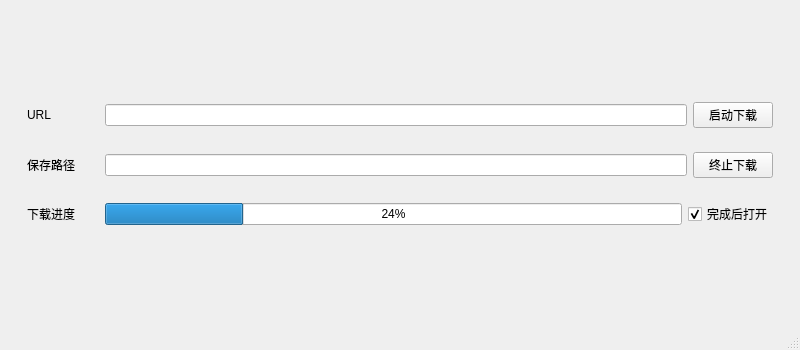
<?xml version="1.0" encoding="UTF-8"?>
<ui version="4.0">
 <class>Qt6_QNetworkServices</class>
 <widget class="QMainWindow" name="Qt6_QNetworkServices">
  <property name="geometry">
   <rect>
    <x>0</x>
    <y>0</y>
    <width>800</width>
    <height>350</height>
   </rect>
  </property>
  <property name="windowTitle">
   <string>Qt6_QNetworkServices</string>
  </property>
  <widget class="QWidget" name="W_Central">
   <layout class="QVBoxLayout" name="verticalLayout_2">
    <item>
     <spacer name="S_Space_Top">
      <property name="orientation">
       <enum>Qt::Vertical</enum>
      </property>
      <property name="sizeHint" stdset="0">
       <size>
        <width>20</width>
        <height>40</height>
       </size>
      </property>
     </spacer>
    </item>
    <item>
     <widget class="QWidget" name="W_Download" native="true">
      <layout class="QVBoxLayout" name="verticalLayout">
       <item>
        <widget class="QWidget" name="W_URL" native="true">
         <layout class="QHBoxLayout" name="horizontalLayout">
          <item>
           <widget class="QLabel" name="L_URL">
            <property name="minimumSize">
             <size>
              <width>72</width>
              <height>0</height>
             </size>
            </property>
            <property name="text">
             <string>URL</string>
            </property>
           </widget>
          </item>
          <item>
           <widget class="QLineEdit" name="LE_URL">
            <property name="text">
             <string/>
            </property>
           </widget>
          </item>
          <item>
           <widget class="QPushButton" name="PB_Download">
            <property name="minimumSize">
             <size>
              <width>72</width>
              <height>0</height>
             </size>
            </property>
            <property name="text">
             <string>启动下载</string>
            </property>
           </widget>
          </item>
         </layout>
        </widget>
       </item>
       <item>
        <widget class="QWidget" name="W_Save" native="true">
         <layout class="QHBoxLayout" name="horizontalLayout_2">
          <item>
           <widget class="QLabel" name="L_Save">
            <property name="minimumSize">
             <size>
              <width>72</width>
              <height>0</height>
             </size>
            </property>
            <property name="text">
             <string>保存路径</string>
            </property>
           </widget>
          </item>
          <item>
           <widget class="QLineEdit" name="LE_Save"/>
          </item>
          <item>
           <widget class="QPushButton" name="PB_Abort">
            <property name="minimumSize">
             <size>
              <width>72</width>
              <height>0</height>
             </size>
            </property>
            <property name="text">
             <string>终止下载</string>
            </property>
           </widget>
          </item>
         </layout>
        </widget>
       </item>
       <item>
        <widget class="QWidget" name="W_Progress" native="true">
         <layout class="QHBoxLayout" name="horizontalLayout_3">
          <item>
           <widget class="QLabel" name="L_Progress">
            <property name="minimumSize">
             <size>
              <width>72</width>
              <height>0</height>
             </size>
            </property>
            <property name="text">
             <string>下载进度</string>
            </property>
           </widget>
          </item>
          <item>
           <widget class="QProgressBar" name="PB_Progress">
            <property name="value">
             <number>24</number>
            </property>
           </widget>
          </item>
          <item>
           <widget class="QCheckBox" name="CB_Open">
            <property name="minimumSize">
             <size>
              <width>72</width>
              <height>0</height>
             </size>
            </property>
            <property name="text">
             <string>完成后打开</string>
            </property>
            <property name="checked">
             <bool>true</bool>
            </property>
           </widget>
          </item>
         </layout>
        </widget>
       </item>
      </layout>
     </widget>
    </item>
    <item>
     <spacer name="S_Space_Botton">
      <property name="orientation">
       <enum>Qt::Vertical</enum>
      </property>
      <property name="sizeHint" stdset="0">
       <size>
        <width>20</width>
        <height>40</height>
       </size>
      </property>
     </spacer>
    </item>
   </layout>
  </widget>
  <widget class="QMenuBar" name="menubar">
   <property name="geometry">
    <rect>
     <x>0</x>
     <y>0</y>
     <width>800</width>
     <height>30</height>
    </rect>
   </property>
  </widget>
  <widget class="QStatusBar" name="statusbar"/>
 </widget>
 <resources/>
 <connections/>
</ui>
